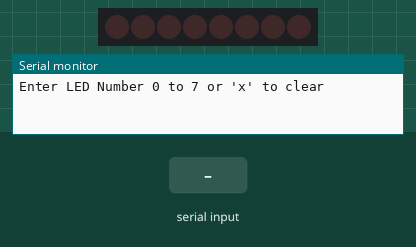
Recording of a sketch running on a simulated Arduino Leonardo, built with avr-gcc and run on an emulated ATmega32U4. On the bench: 8 shift-register outputs drawn as a row of LEDs (first output left, lit = HIGH), the last lines printed to the serial monitor. Wiring (inferred from the names in the program): shift register (74HC595): data pin 12; shift clock pin 9; latch pin 11. Wiring (inferred from the signals the program sends): row of LEDs: on Q0, Q1, Q2, Q3, Q4, Q5, Q6, Q7. The inputs (shaded band) are chosen by the test bench.

Above: at 1.2 s.
1.3 s: "90,45\n" received over Serial
At 2.5 s:
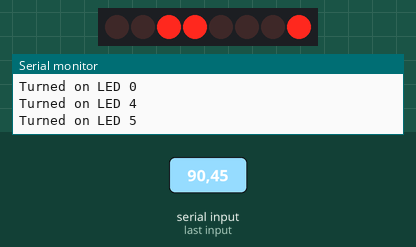
2.8 s: "5\n" received over Serial
At 3.6 s:
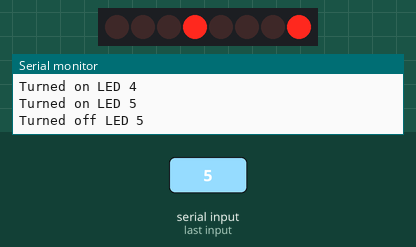
4.3 s: "x90\n" received over Serial
At 4.7 s:
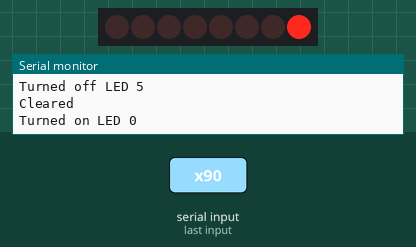
5.8 s: "90\n" received over Serial
At 7.0 s:
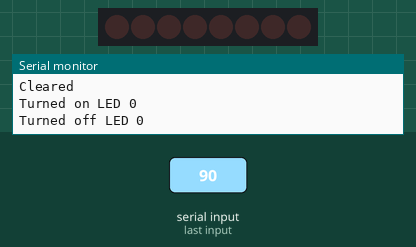
7.3 s: "200\n" received over Serial
At 8.2 s:
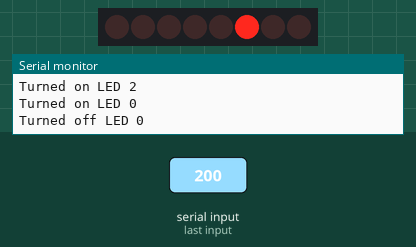
8.8 s: "x,45\n" received over Serial
At 9.4 s:
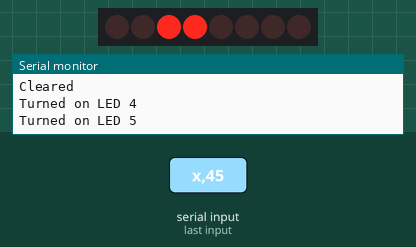
Timing chart, 0 to 11.3 s (numbered marks = the images above; inputs shaded):
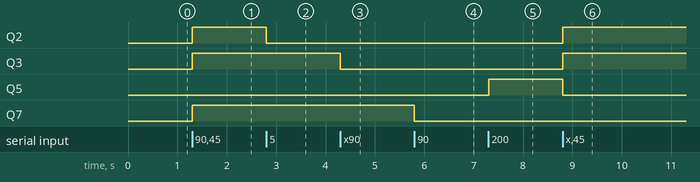

The sketch:

serial_monitor_with_74HC595.ino
```cpp
int latchPin = 11;
int clockPin = 9;
int dataPin = 12;

byte leds = 0;
void updateShiftRegister()
{
   digitalWrite(latchPin, LOW);
   shiftOut(dataPin, clockPin, LSBFIRST, leds);
   digitalWrite(latchPin, HIGH);
}
void setup()
{
  pinMode(latchPin, OUTPUT);
  pinMode(dataPin, OUTPUT);
  pinMode(clockPin, OUTPUT);
  updateShiftRegister();
  Serial.begin(9600);
  while (! Serial); // Wait untilSerial is ready - Leonardo
  Serial.println("Enter LED Number 0 to 7 or 'x' to clear");
}

void loop()
{
  if (Serial.available())
  {
    char ch = Serial.read();
    if (ch >= '0' && ch <= '7')
    {
      int led = ch - '0';
      // Toggle the LED bit using XOR operator
      leds = leds ^ (1 << led);
      updateShiftRegister();

      // Check if LED is now on or off
      if (bitRead(leds, led)) {
        Serial.print("Turned on LED ");
      } else {
        Serial.print("Turned off LED ");
      }
      Serial.println(led);
    }
    if (ch == 'x')
    {
      leds = 0;
      updateShiftRegister();
      Serial.println("Cleared");
    }
  }
}
```

Measured:
- after the input at 1.3 s, Q2, Q3, Q7: LOW → HIGH at once
- after the input at 2.8 s, Q2: HIGH → LOW at once
- after the input at 4.3 s, Q3: HIGH → LOW at once
- after the input at 5.8 s, Q7: HIGH → LOW at once
- after the input at 7.3 s, Q5: LOW → HIGH at once
- after the input at 8.8 s, Q2, Q3: LOW → HIGH at once; Q5: HIGH → LOW at once
